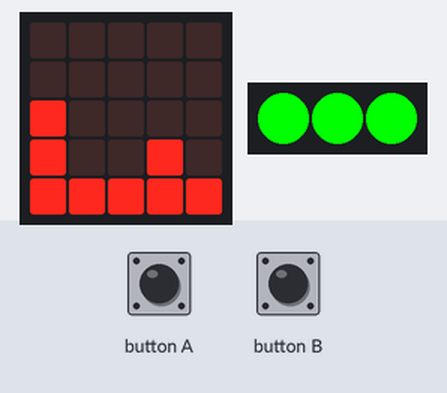
A program run on a simulated Calliope mini (MakeCode). On the bench: the board's 5×5 LED display, 3 RGB LEDs in strip order, left to right. Inputs (shaded band) come from the test bench.

Above: at 5.0 s.
5.1 s: button A pressed for 0.15 s
At 6.4 s:
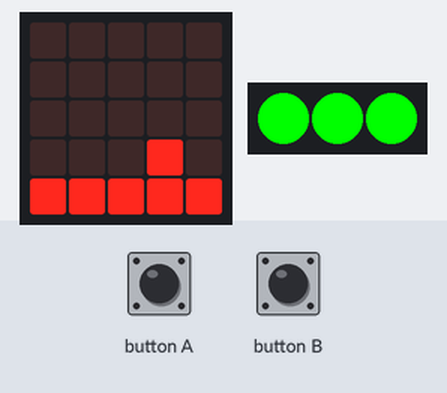
8.2 s: button B pressed for 0.15 s
At 9.4 s:
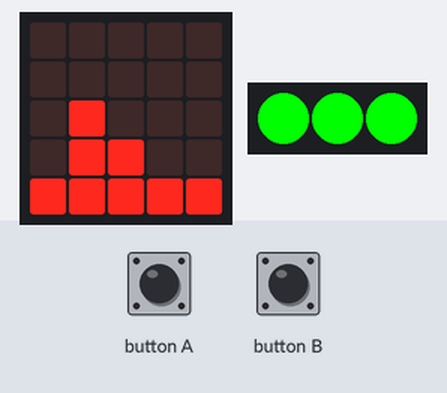
11.3 s: button A pressed for 0.15 s
At 12.8 s:
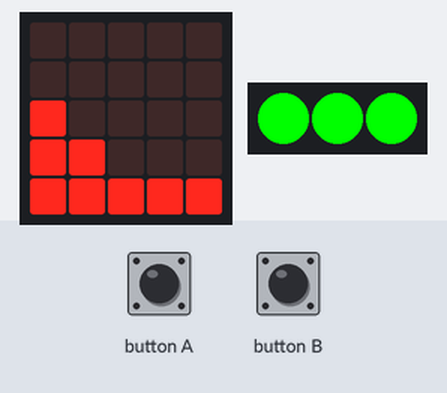
14.4 s: button B pressed for 0.15 s
At 15.4 s:
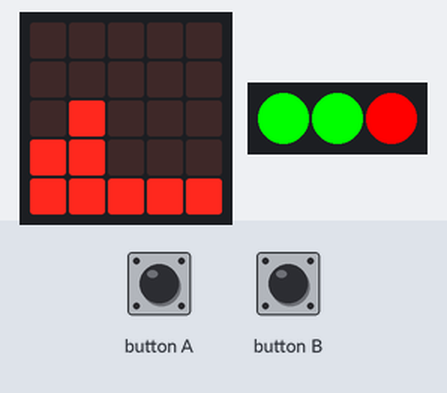
17.5 s: button B pressed for 0.15 s
At 19.1 s:
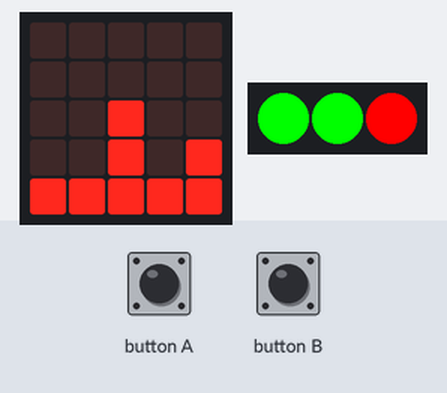
20.6 s: button A pressed for 0.15 s
At 21.9 s:
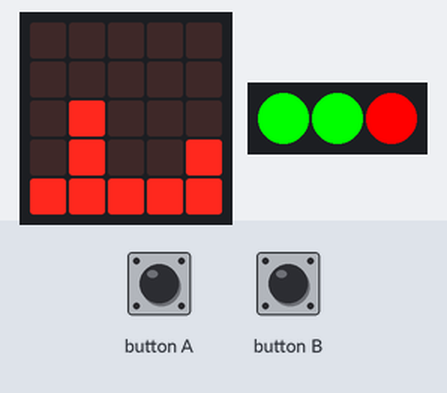
Timing chart, 0 to 32.2 s (numbered marks = the images above; inputs shaded):
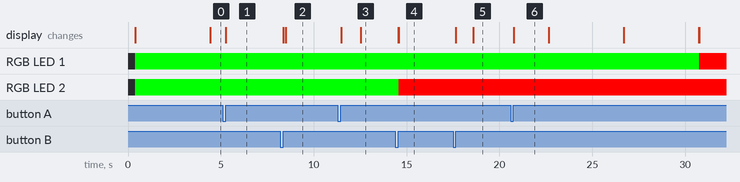

Measured:
- after the input at 5.1 s, the display: changes after 0.16 s (image 1)
- after the input at 8.2 s, the display: first changes after 0.16 s (image 2 shows a later state)
- after the input at 11.3 s, the display: first changes after 0.17 s (image 3 shows a later state)
- after the input at 14.4 s, the display: first changes after 0.16 s (image 4 shows a later state)
- after the input at 17.5 s, the display: first changes after 0.15 s (image 5 shows a later state)
- after the input at 20.6 s, the display: changes after 0.17 s (image 6)
- what the display in image 6 shows lasts 1.8 s, from 20.8 s to 22.6 s

The program:

main.ts
```typescript
input.onButtonEvent(Button.A, input.buttonEventClick(), function () {
    x = Math.constrain(x, 1, 100) - 1
})
input.onButtonEvent(Button.B, input.buttonEventClick(), function () {
    x = Math.constrain(x, 1, 100) + 1
})
let gumber = 0
let x = 0
let hp = 3
let y = 3
basic.showLeds(`
    . . . . .
    . . . . .
    . . . . .
    . . . . .
    # # # # #
    `)
x = 1
basic.forever(function () {
    led.plot(x - 1, y - 1)
    led.plot(x - 1, y)
    if (0 != gumber) {
        if (x - 1 != gumber) {
            led.unplot(x - 2, y - 1)
            led.unplot(x - 2, y)
        }
        if (x + 1 != gumber) {
            led.unplot(x, y - 1)
            led.unplot(x, y)
        }
    }
})
basic.forever(function () {
    if (gumber == x) {
        music.playMelody("- - - - - - - - ", 150)
        hp += -1
    }
    if (hp == 3) {
        basic.setLedColors(0x00ff00, 0x00ff00, 0x00ff00)
    }
    if (hp == 2) {
        basic.setLedColors(0x00ff00, 0x00ff00, 0xff0000)
    }
    if (hp == 1) {
        basic.setLedColors(0x00ff00, 0xff0000, 0xff0000)
    }
    if (hp == 0) {
        basic.setLedColors(0xff0000, 0xff0000, 0xff0000)
        music.playMelody("- - - - - - - - ", 500)
        hp = 3
        y = 3
        basic.showLeds(`
            . . . . .
            . . . . .
            . . . . .
            . . . . .
            # # # # #
            `)
        x = 1
    }
})
loops.everyInterval(5000, function () {
    gumber = 5
    led.plot(gumber - 1, 3)
    music.playMelody("- - - - - - - - ", 120)
    gumber += -1
    led.unplot(gumber, 3)
    led.plot(gumber - 1, 3)
    music.playMelody("- - - - - - - - ", 120)
    gumber += -1
    led.unplot(gumber, 3)
    led.plot(gumber - 1, 3)
    music.playMelody("- - - - - - - - ", 120)
    gumber += -1
    led.unplot(gumber, 3)
    led.plot(gumber - 1, 3)
    music.playMelody("- - - - - - - - ", 120)
    gumber += -1
    led.unplot(gumber, 3)
    led.plot(gumber - 1, 3)
    music.playMelody("- - - - - - - - ", 120)
    gumber += -1
    led.unplot(gumber, 3)
    led.plot(gumber - 1, 3)
    gumber = 0
})
```

test.ts
```typescript
// Hier kann man Tests durchführen; diese Datei wird nicht kompiliert, wenn dieses Paket als Erweiterung verwendet wird.
```
